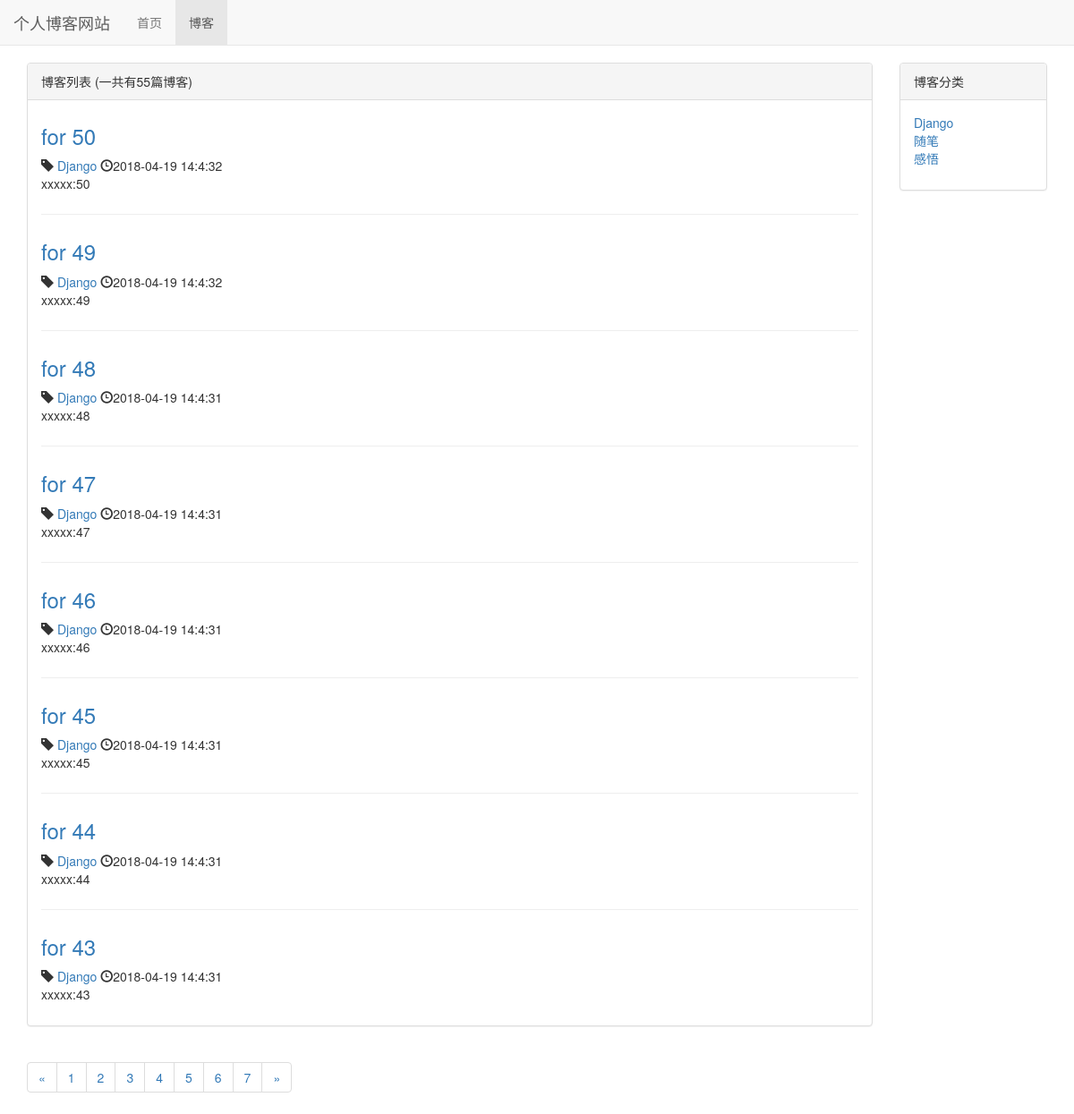
Screenshot of /blog/ with the database file from the repository.
### blog/models.py (models this page shows, shortened)
class Blog(models.Model):
    title = models.CharField(verbose_name='标题',max_length=50)
    blog_type = models.ForeignKey(BlogType,on_delete=models.DO_NOTHING,verbose_name='博客类型')
    content = models.TextField()
    author = models.ForeignKey(User,on_delete=models.DO_NOTHING,verbose_name='作者')
    created_time = models.DateTimeField(verbose_name='创建日期',auto_now_add=True)
    last_updated_time = models.DateTimeField(verbose_name='更新日期',auto_now=True)
    class Meta:
        ordering = ['-created_time']

class BlogType(models.Model):
    type_name = models.CharField(verbose_name='博客类型',max_length=15)
    def __str__(self):
        return self.type_name

### blog/views.py (the view)
# urls.py: path('',views.blog_list,name='blog_list'),
def blog_list(request):
    blogg_all_list = Blog.objects.all()
    paginator = Paginator(blogg_all_list,8) #每八篇博客进行分页
    page_num = request.GET.get('page', 1)  # 获取url页码参数(GET请求)
    page_of_blogs = paginator.get_page(page_num)
    context = {}
    context['page_of_blogs'] = page_of_blogs
    context['blog_types'] = BlogType.objects.all()
    return render_to_response('blog/blog_list.html',context)

### blog/templates/blog/blog_list.html (shortened to what this page needs)
{% extends 'blog/base.html' %}
{% block nav_blog_active %}active{% endblock %}
{% load staticfiles %}
{% block header_extends %}<link rel="stylesheet" href="{% static 'css/blog/blog.css' %}">{% endblock %}
{% block content %}
    <div class="container">
        <div class="row">
            <div class="col-xs-12 col-sm-8 col-md-9 col-lg-10">
                <div class="panel panel-default">
                    <div class="panel-heading">{% block blog_list_title %}博客列表 (一共有{{ page_of_blogs.paginator.count }}篇博客){% endblock %}</div>
                        <div class="panel-body">
                            {% for blog in page_of_blogs.object_list %}
                                <div class="blog">
                                    <h3><a href="{% url 'blog_detail' blog.pk %}">{{ blog.title }}</a></h3>
                                    <p class="blog-info">
                                        <span class="glyphicon glyphicon-tag" aria-hidden="true"></span>
                                        <a href="{% url 'blog_with_type' blog.blog_type.pk %}">{{ blog.blog_type }}</a>
                                        <span class="glyphicon glyphicon-time" aria-hidden="true"></span>{{ blog.created_time|date:"Y-m-d H:n:s" }}
                                    </p>
                                    <p>{{ blog.content|truncatechars:200 }}</p>
                                </div>
                            {% empty %}
                                <div class="blog">
                                    <h3>暂无博客敬请期待</h3>
                                </div>
                            {% endfor %}
                        </div>
                </div>
                <div>
                    <ul class="pagination">
                        <li>
                            {% if page_of_blogs.has_previous %}
                                <a href="?page={{ page_of_blogs.previous_page_number }}" aria-label="Previous"><span aria-hidden="true">&laquo;</span></a>
                            {% else %}
                                <span aria-hidden="true">&laquo;</span>
                            {% endif %}
                            </li>
                            {% for page_num in page_of_blogs.paginator.page_range %}
                            <li><a href="?page={{ page_num }}">{{ page_num }}</a></li>
                            {% endfor %}
                            <li>
                                {% if page_of_blogs.has_next %}
                                <a href="?page={{ page_of_blogs.next_page_number }}" aria-label="Next"><span aria-hidden="true">&raquo;</span></a>
                                {% else %}
                                <span aria-hidden="true">&raquo;</span>
                                {% endif %}
                            </li>
                        </ul>
                </div>
            </div>
            <div class="hidden-xs col-sm-4 col-md-3 col-lg-2">
                <div class="panel panel-default">
                    <div class="panel-heading">博客分类</div>
                    <div class="panel-body">
                        <ul class="blog-types">
                            {% for blog_type in blog_types %}
                                <li>
                                    <a href="{% url 'blog_with_type' blog_type.pk %}">
                                        {{ blog_type.type_name }}
                                    </a>
                                </li>
                            {% empty %}
                                <li>暂无分类</li>
                            {% endfor %}
                        </ul>
                    </div>
                </div>
            </div>
        </div>
    </div>
{% endblock %}

### blog/templates/blog/base.html (shortened to what this page needs)
{% load staticfiles %}
<!DOCTYPE html>
<html lang="zh-CN">
<head>
    <link rel="stylesheet" href="{% static 'css/style.css' %}">
    <link rel="stylesheet" href="{% static 'bootstrap-3.3.7/css/bootstrap.min.css' %}">
    {% block header_extends %}{% endblock %}
</head>
<body>
    <div class="navbar navbar-default navbar-fixed-top" role="navigation">
        <div class="container-fluid">
            <div class="navbar-header">
               <a class="navbar-brand" href="{% url 'home' %}">个人博客网站</a>
            </div>
            <div id="navbar-collapse" class="collapse navbar-collapse" >
                <ul class="nav navbar-nav">
                <li class="{% block nav_index_active %}{% endblock %}">
                    <a href="/">首页</a>
                </li>
                <li class="{% block nav_blog_active %}{% endblock %}">
                    <a href="{% url 'blog_list' %}">博客</a>
                </li>
            </ul>
            </div>
        </div>
    </div>
    {% block content %}{% endblock %}
</body>
</html>

### static/css/style.css (style rules this page uses)
* { margin: 0; padding: 0; }
body { margin-top: 70px!important; }

### blog/static/css/blog/blog.css (style rules this page uses)
ul.blog-types { list-style-type: none }
div.blog:not(:last-child) { margin-bottom: 2em; padding-bottom: 1em; border-bottom: 1px solid #eeeeee; }
div.blog h3 { margin-top: 0.5em; }
div.blog p.blog-info { margin-bottom: 0; }

### rows the page displays
Blog: title "for 50", blog_type "Django", created_time "2018-04-19 14:4:32", content "xxxxx:50"
Blog: title "for 49", blog_type "Django", created_time "2018-04-19 14:4:32", content "xxxxx:49"
Blog: title "for 48", blog_type "Django", created_time "2018-04-19 14:4:31", content "xxxxx:48"
Blog: title "for 47", blog_type "Django", created_time "2018-04-19 14:4:31", content "xxxxx:47"
Blog: title "for 46", blog_type "Django", created_time "2018-04-19 14:4:31", content "xxxxx:46"
Blog: title "for 45", blog_type "Django", created_time "2018-04-19 14:4:31", content "xxxxx:45"
Blog: title "for 44", blog_type "Django", created_time "2018-04-19 14:4:31", content "xxxxx:44"
Blog: title "for 43", blog_type "Django", created_time "2018-04-19 14:4:31", content "xxxxx:43"
BlogType: type_name "Django"
BlogType: type_name "随笔"
BlogType: type_name "感悟"

### other values shown
{{ page_of_blogs.paginator.count }} "55"
{{ page_num }} "1" "2" "3" "4" "5" "6" "7"
